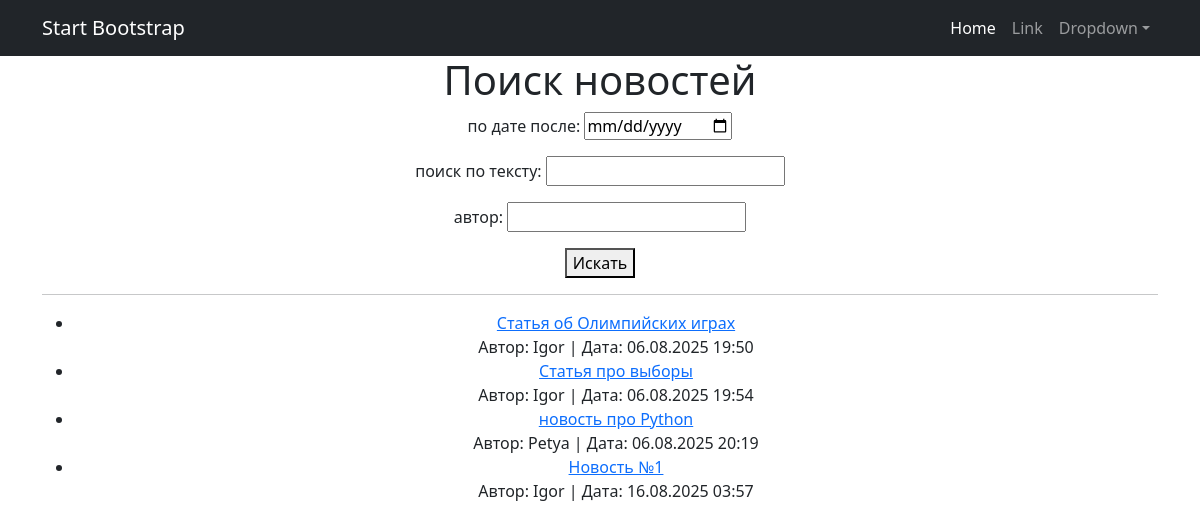
The app's page /news/search/ with its own data.
### news/models.py (models this page shows, shortened)
class Post(models.Model):
    ARTICLE = 'AR'
    NEWS = 'NW'
    POST_TYPES = [
        (ARTICLE, 'Статья'),
        (NEWS, 'Новость')
    ]
    author = models.ForeignKey('Author', on_delete=models.CASCADE)
    post_type = models.CharField(max_length=2, choices=POST_TYPES, default=ARTICLE)
    time_create = models.DateTimeField(auto_now_add=True)
    categories = models.ManyToManyField('Category', through='PostCategory')
    title = models.CharField(max_length=255)
    text = models.TextField()
    rating = models.IntegerField(default=0)

class Author(models.Model):
    user = models.OneToOneField(User, on_delete=models.CASCADE)
    rating = models.IntegerField(default=0)

### news/views.py (the view)
# urls.py: path('search/', NewsSearchView.as_view(), name='news_search'),
class NewsSearchView(ListView):
    model = Post
    template_name = 'news_search.html'
    context_object_name = 'posts'
    paginate_by = 10
    def get_queryset(self):
        queryset = super().get_queryset()
        self.filterset = PostFilter(self.request.GET, queryset=queryset)
        return self.filterset.qs
    def get_context_data(self, **kwargs):
        context = super().get_context_data(**kwargs)
        context['filterset'] = self.filterset
        return context

### templates/news_search.html (shortened to what this page needs)
{% extends 'flatpages/default.html' %}
{% block content %}
<h1>Поиск новостей</h1>
<form method="get">
    {{ filterset.form.as_p }}
    <button type="submit">Искать</button>
</form>
<hr>
<ul>
    {% for post in posts %}
        <li>
            <a href="{% url 'post_detail' post.pk %}">{{ post.title }}</a>
            <br>
            Автор: {{ post.author.user.username }} | Дата: {{ post.time_create|date:"d.m.Y H:i" }}
        </li>
    {% empty %}
        <li>Результаты не найдены</li>
    {% endfor %}
</ul>
{% endblock content %}

### records on screen
Post: title "Статья об Олимпийских играх", author.user.username "Igor", time_create "06.08.2025 19:50"
Post: title "Статья про выборы", author.user.username "Igor", time_create "06.08.2025 19:54"
Post: title "новость про Python", author.user.username "Petya", time_create "06.08.2025 20:19"
Post: title "Новость №1", author.user.username "Igor", time_create "16.08.2025 03:57"
